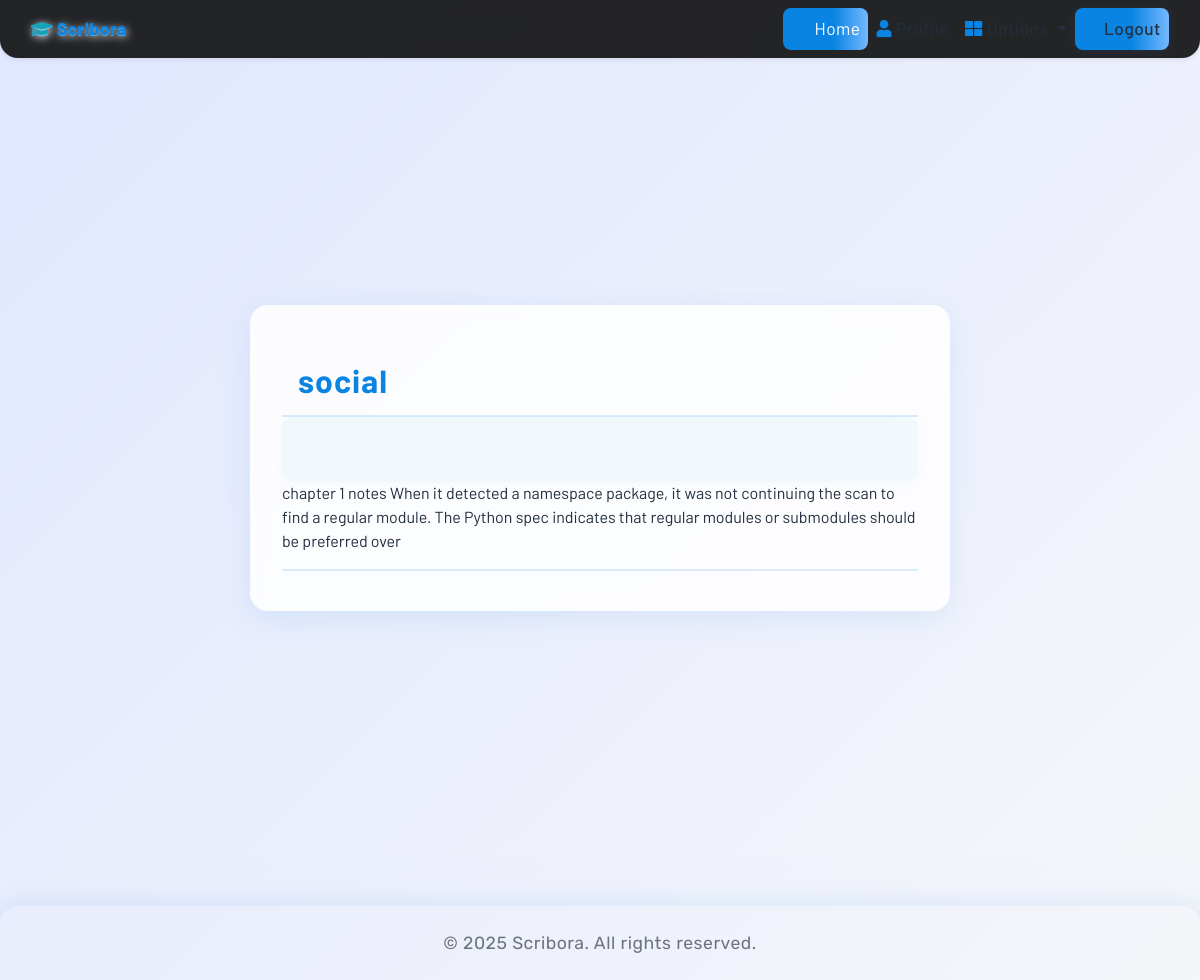
The app's page /notes_detail/2 (signed in) with its own data.
### dashboard/models.py (models this page shows, shortened)
class Notes(models.Model):
    user = models.ForeignKey(User, on_delete=models.CASCADE)
    title = models.CharField(max_length=200)
    description = models.TextField()
    class Meta:
        verbose_name = "notes"
        verbose_name_plural = "notes"#to remove deafult naming with s

### dashboard/views.py (the view)
# urls.py: path('notes_detail/<int:pk>',views.NotesDetailView, name='notes_detail'),
@login_required
def NotesDetailView(request,pk=None):
     notes=Notes.objects.get(id=pk)
     return render(request,'dashboard/notes_detail.html',{'notes':notes})

### dashboard/templates/dashboard/notes_detail.html (shortened to what this page needs)
{% extends 'dashboard/base.html' %}
{% load static %}
{% block content %}
<section class="notes-detail-bg">
  <div class="container">
    <div class="notes-detail-glass">
      <div class="m-3">
        <h2>{{notes.title}}</h2>
      </div>
      <hr class="p-0 m-0">
      <p class="description m-0">
        {{notes.description|linebreaks}}
      </p>
      <hr>
    </div>
  </div>
</section>
{% endblock content %}

### studypartner/static/css/main.css (style rules this page uses)
html, body { max-width: 100%; overflow-x: hidden; height: 100%; width: 100%; background: linear-gradient(135deg, #e0e7ff 0%, #f5f6fa 100%); }
body { font-family: 'Barlow', 'Quicksand', 'Rubik', sans-serif; background: linear-gradient(120deg, #e0e7ff 0%, #f5f6fa 100%); min-height: 100vh; }

### dashboard/templates/dashboard/base.html (style rules this page uses)
body { background: linear-gradient(135deg, #e0e7ff 0%, #f5f6fa 100%); font-family: 'Segoe UI', 'Roboto', Arial, sans-serif; color: #222f3e; }

### dashboard/templates/dashboard/notes_detail.html (style rules this page uses)
body { background: linear-gradient(135deg, #e0e7ff 0%, #f5f6fa 100%); font-family: 'Segoe UI', 'Roboto', Arial, sans-serif; color: #222f3e; }
.notes-detail-bg { min-height: 100vh; background: linear-gradient(135deg, #e0e7ff 0%, #f5f6fa 100%); padding-top: 3rem; padding-bottom: 3rem; display: flex; flex-direction: column; justify-content: center; }
.notes-detail-glass { background: rgba(255,255,255,0.85); backdrop-filter: blur(8px); border-radius: 18px; box-shadow: 0 8px 32px 0 rgba(9, 132, 227, 0.10); padding: 2.5rem 2rem; max-width: 700px; margin-left: auto; margin-right: auto; }
.notes-detail-glass h2 { color: #0984e3; font-family: 'Barlow', 'Rubik', 'Quicksand', sans-serif; font-weight: 700; letter-spacing: 1px; margin-bottom: 0.5rem; }
.notes-detail-glass .description { color: #636e72; font-size: 1.15rem; font-family: 'Quicksand', 'Rubik', sans-serif; background: rgba(152, 214, 230, 0.12); border-radius: 12px; padding: 2rem; margin: 2rem 0; box-shadow: 0 2px 8px 0 rgba(9, 132, 227, 0.05); }
.notes-detail-glass hr { border-top: 2px solid #0984e3; opacity: 0.15; margin: 0; }

### records on screen
Notes: title "social", description "chapter 1 notes When it detected a namespace package, it was not continuing the scan to find a regular module. The Python spec indicates that regular modules or submodules should be preferred over"

### other values on screen
{{ year|default:"2025" }} "2025"
